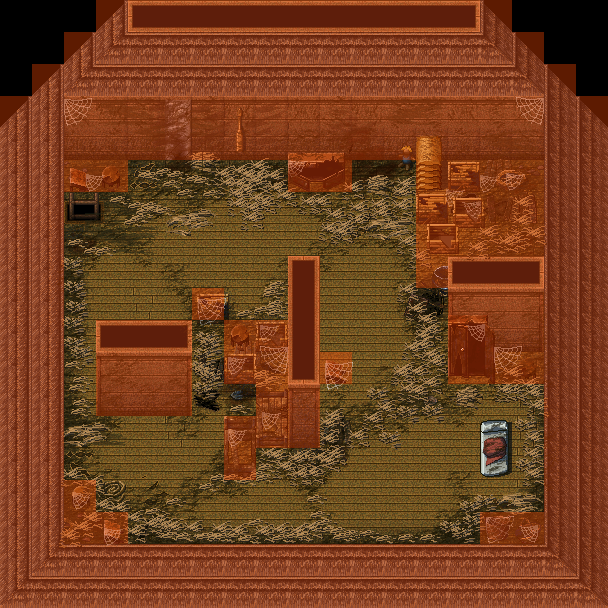

This game map was drawn from its Tiled (.tmx) file and the tilesets committed beside it. A one-line description and the trimmed map source follow:
An orthogonal 19x19 tile map with 32x32 px tiles, 2 tile layers (base, collisions), 2 tilesets and 1 object.

<map version="1.0" orientation="orthogonal" renderorder="right-down" width="19" height="19" tilewidth="32" tileheight="32" nextobjectid="216">
 <tileset firstgid="1" name="big abandoned house  roof floor" tilewidth="32" tileheight="32">
  <image source="big abandoned house  roof floor.png" width="608" height="608" />
 </tileset>
 <tileset firstgid="362" name="collisiontile" tilewidth="32" tileheight="32">
  <image source="collisiontile.png" width="32" height="32" />
  <tile id="0">
   <objectgroup draworder="index">
    <object id="0" x="0" y="0" width="31.9375" height="32" />
   </objectgroup>
  </tile>
 </tileset>
 <layer name="base" width="19" height="19">
  <data>[361 cells, 361 non-empty, 361 distinct tile ids]</data>
 </layer>
 <layer name="collisions" width="19" height="19" opacity="0.37">
  <data>[361 cells, 228 non-empty, 1 distinct tile ids]</data>
 </layer>
</map>
